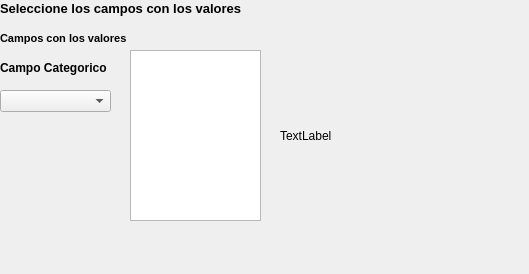
               <widget class="QWidget" name="page_7">
                <property name="geometry">
                 <rect>
                  <x>0</x>
                  <y>0</y>
                  <width>529</width>
                  <height>274</height>
                 </rect>
                </property>
                <attribute name="label">
                 <string>CALCULATION MODE</string>
                </attribute>
                <widget class="QLabel" name="label_17">
                 <property name="geometry">
                  <rect>
                   <x>0</x>
                   <y>0</y>
                   <width>341</width>
                   <height>16</height>
                  </rect>
                 </property>
                 <property name="font">
                  <font>
                   <pointsize>10</pointsize>
                   <weight>75</weight>
                   <bold>true</bold>
                  </font>
                 </property>
                 <property name="text">
                  <string>Seleccione los campos con los valores</string>
                 </property>
                </widget>
                <widget class="QLabel" name="label_23">
                 <property name="geometry">
                  <rect>
                   <x>0</x>
                   <y>30</y>
                   <width>161</width>
                   <height>16</height>
                  </rect>
                 </property>
                 <property name="font">
                  <font>
                   <pointsize>8</pointsize>
                   <weight>75</weight>
                   <bold>true</bold>
                  </font>
                 </property>
                 <property name="text">
                  <string>Campos con los valores</string>
                 </property>
                </widget>
                <widget class="QListWidget" name="listWidget">
                 <property name="geometry">
                  <rect>
                   <x>130</x>
                   <y>50</y>
                   <width>131</width>
                   <height>171</height>
                  </rect>
                 </property>
                </widget>
                <widget class="QLabel" name="label_24">
                 <property name="geometry">
                  <rect>
                   <x>0</x>
                   <y>60</y>
                   <width>131</width>
                   <height>16</height>
                  </rect>
                 </property>
                 <property name="font">
                  <font>
                   <weight>75</weight>
                   <bold>true</bold>
                  </font>
                 </property>
                 <property name="text">
                  <string>Campo Categorico</string>
                 </property>
                </widget>
                <widget class="QComboBox" name="camXSeries">
                 <property name="geometry">
                  <rect>
                   <x>0</x>
                   <y>90</y>
                   <width>111</width>
                   <height>22</height>
                  </rect>
                 </property>
                 <property name="font">
                  <font>
                   <weight>50</weight>
                   <bold>false</bold>
                  </font>
                 </property>
                </widget>
                <widget class="QLabel" name="lserie">
                 <property name="geometry">
                  <rect>
                   <x>280</x>
                   <y>60</y>
                   <width>191</width>
                   <height>151</height>
                  </rect>
                 </property>
                 <property name="text">
                  <string>TextLabel</string>
                 </property>
                </widget>
               </widget>
